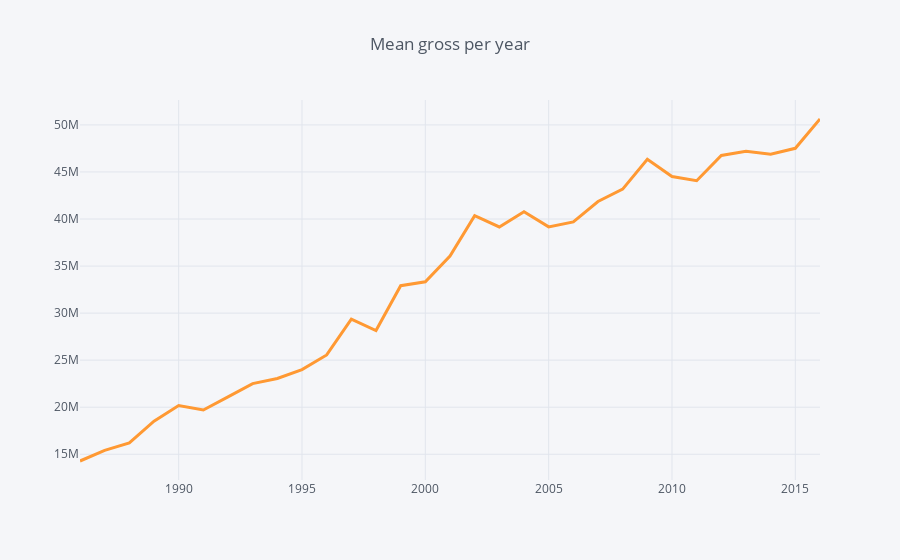

Notebook source saved alongside this figure:
### Markdown cell above
_On this plot we can visualize that the movies mean budget has grown almost 700% from 1986 to 2016._

### Code cell
#Gross per year
gpy = pd.DataFrame(movies.groupby('year')['gross'].agg(np.mean))
gpy.iplot(kind='line',color='orange',width=3, title='Mean gross per year')
gpy.T

### Figure 1 — Plotly figure (JSON) as saved in the notebook; plotly's stock layout.template omitted (floating-point values rounded to 4 significant figures)
{"data": [{"line": {"color": "rgba(255, 153, 51, 1.0)", "dash": "solid", "shape": "linear", "width": 3}, "mode": "lines", "name": "gross", "text": "", "type": "scatter", "uid": "2787b3dc-b1c9-11e9-b1ae-e09467129110", "x": [1986, 1987, 1988, 1989, 1990, 1991, 1992, 1993, 1994, 1995, 1996, 1997, 1998, 1999, 2000, 2001, 2002, 2003, 2004, 2005, 2006, 2007, 2008, 2009, 2010, 2011, 2012, 2013, 2014, 2015, 2016], "y": [14280000.0, 15400000.0, 16200000.0, 18520000.0, 20180000.0, 19710000.0, 21100000.0, 22510000.0, 23050000.0, 24000000.0, 25550000.0, 29350000.0, 28140000.0, 32910000.0, 33330000.0, 36070000.0, 40360000.0, 39160000.0, 40770000.0, 39170000.0, 39700000.0, 41860000.0, 43180000.0, 46360000.0, 44510000.0, 44070000.0, 46750000.0, 47200000.0, 46890000.0, 47510000.0, 50630000.0]}], "layout": {"legend": {"bgcolor": "#F5F6F9", "font": {"color": "#4D5663"}}, "paper_bgcolor": "#F5F6F9", "plot_bgcolor": "#F5F6F9", "title": "Mean gross per year", "titlefont": {"color": "#4D5663"}, "xaxis": {"gridcolor": "#E1E5ED", "showgrid": true, "tickfont": {"color": "#4D5663"}, "title": "", "titlefont": {"color": "#4D5663"}, "zerolinecolor": "#E1E5ED"}, "yaxis": {"gridcolor": "#E1E5ED", "showgrid": true, "tickfont": {"color": "#4D5663"}, "title": "", "titlefont": {"color": "#4D5663"}, "zerolinecolor": "#E1E5ED"}}}
